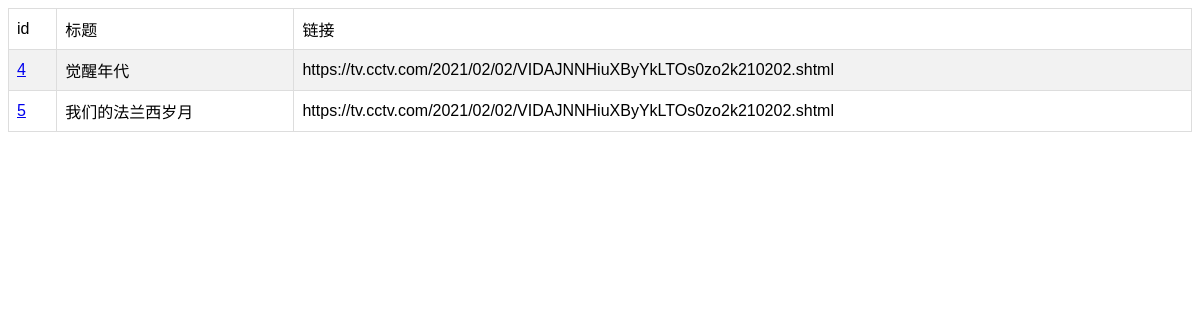
Page /read on the earlier database version.
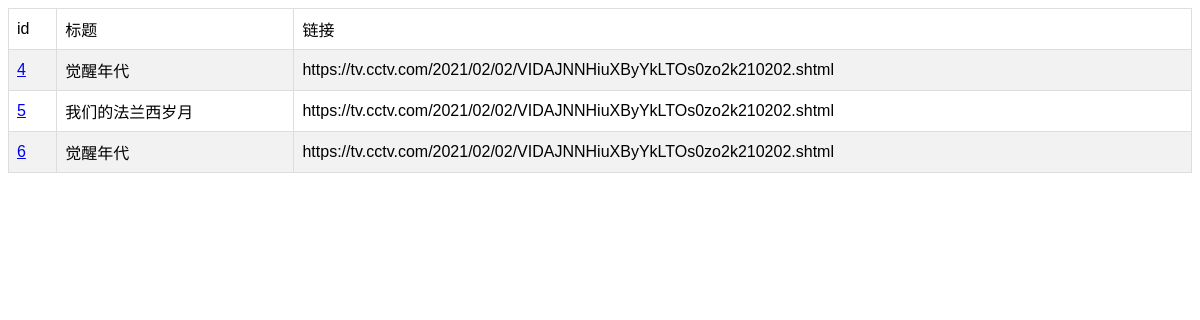
Same page on the later database version.
### study_record/models.py (models this page shows, shortened)
class ReadNoteModel(models.Model):
    id = models.AutoField(primary_key=True, verbose_name='id')
    title = models.CharField(verbose_name='标题', max_length=256)
    content = models.TextField(verbose_name='内容')
    submit_time = models.DateTimeField(verbose_name='提交时间', default=timezone.now)
    edit_time = models.DateTimeField(verbose_name="最后编辑时间", default=timezone.now)
    link = models.CharField(verbose_name='阅读链接', max_length=256, blank=True, null=True)
    class Meta:
        verbose_name = '阅读笔记'
        verbose_name_plural = '阅读笔记'
        db_table = 'read_note_table'

### study_record/views.py (the view)
# urls.py: path('read', ReadNoteListView.as_view(), name='read_list'),
class ReadNoteListView(ListView):
    model = ReadNoteModel
    template_name = "study_record/read_note.html"
    context_object_name = "read_note_list"

### templates/study_record/read_note.html (shortened to what this page needs)
<!DOCTYPE html>
<html lang="en">
<head>
    {% load static %}
    <link rel="stylesheet" type="text/css" href="{% static 'css/read_note.css' %}">
</head>
<body>
{% if read_note_list %}
    <table id="read_note_table">
        <tr>
            <td>id</td>
            <td>标题</td>
            <td>链接</td>
        </tr>
        {% for item in read_note_list %}
            <tr>
                <td><a href="read/{{ item.id }}/detail">{{ item.id }}</a></td>
                <td>{{ item.title }}</td>
                <td>{{ item.link }}</td>
            </tr>
        {% endfor %}
    </table>
{% elif read_note_detail %}
    id：{{ read_note_detail.id }}<br/>
    标题：{{ read_note_detail.title }}<br/>
    正文：{{ read_note_detail.content }}<br/>
    提交时间：{{ read_note_detail.submit_time }}<br/>
    最后编辑时间：{{ read_note_detail.edit_time }}<br/>
{% elif read_note_edit %}
    <form method="post">
        {% csrf_token %}
        {{ read_note_edit_form.as_p }}
        <input type="submit" value="Update">
    </form>
{% elif read_note_create %}
    <form method="post">
    {% csrf_token %}
    {{ read_note_create_form.as_p }}
    <input type="submit" value="create">
    </form>
{% endif %}
</body>
</html>

Differences in the rows shown:
added ReadNoteModel: id "6", title "觉醒年代", link "https://tv.cctv.com/2021/02/02/VIDAJNNHiuXByYkLTOs0zo2k210202.shtml"
